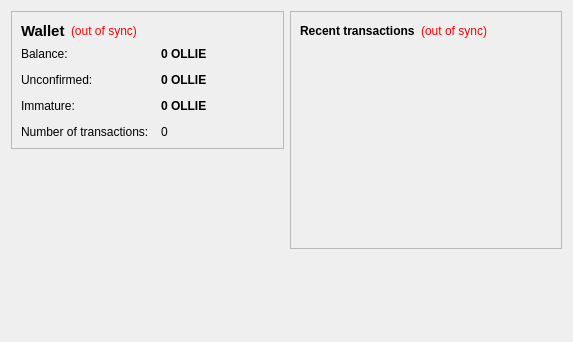
<?xml version="1.0" encoding="UTF-8"?>
<ui version="4.0">
 <class>OverviewPage</class>
 <widget class="QWidget" name="OverviewPage">
  <property name="geometry">
   <rect>
    <x>0</x>
    <y>0</y>
    <width>573</width>
    <height>342</height>
   </rect>
  </property>
  <property name="windowTitle">
   <string>Form</string>
  </property>
  <layout class="QHBoxLayout" name="horizontalLayout" stretch="1,1">
   <item>
    <layout class="QVBoxLayout" name="verticalLayout_2">
     <item>
      <widget class="QFrame" name="frame">
       <property name="frameShape">
        <enum>QFrame::StyledPanel</enum>
       </property>
       <property name="frameShadow">
        <enum>QFrame::Raised</enum>
       </property>
       <layout class="QVBoxLayout" name="verticalLayout_4">
        <item>
         <layout class="QHBoxLayout" name="horizontalLayout_4">
          <item>
           <widget class="QLabel" name="label_5">
            <property name="font">
             <font>
              <pointsize>11</pointsize>
              <weight>75</weight>
              <bold>true</bold>
             </font>
            </property>
            <property name="text">
             <string>Wallet</string>
            </property>
           </widget>
          </item>
          <item>
           <widget class="QLabel" name="labelWalletStatus">
            <property name="toolTip">
             <string>The displayed information may be out of date. Your wallet automatically synchronizes with the olliecoin network after a connection is established, but this process has not completed yet.</string>
            </property>
            <property name="styleSheet">
             <string notr="true">QLabel { color: red; }</string>
            </property>
            <property name="text">
             <string notr="true">(out of sync)</string>
            </property>
            <property name="alignment">
             <set>Qt::AlignLeading|Qt::AlignLeft|Qt::AlignVCenter</set>
            </property>
           </widget>
          </item>
          <item>
           <spacer name="horizontalSpacer_2">
            <property name="orientation">
             <enum>Qt::Horizontal</enum>
            </property>
            <property name="sizeHint" stdset="0">
             <size>
              <width>40</width>
              <height>20</height>
             </size>
            </property>
           </spacer>
          </item>
         </layout>
        </item>
        <item>
         <layout class="QFormLayout" name="formLayout_2">
          <property name="fieldGrowthPolicy">
           <enum>QFormLayout::AllNonFixedFieldsGrow</enum>
          </property>
          <property name="horizontalSpacing">
           <number>12</number>
          </property>
          <property name="verticalSpacing">
           <number>12</number>
          </property>
          <item row="0" column="0">
           <widget class="QLabel" name="label">
            <property name="text">
             <string>Balance:</string>
            </property>
           </widget>
          </item>
          <item row="0" column="1">
           <widget class="QLabel" name="labelBalance">
            <property name="font">
             <font>
              <weight>75</weight>
              <bold>true</bold>
             </font>
            </property>
            <property name="cursor">
             <cursorShape>IBeamCursor</cursorShape>
            </property>
            <property name="toolTip">
             <string>Your current balance</string>
            </property>
            <property name="text">
             <string notr="true">0 OLLIE</string>
            </property>
            <property name="textInteractionFlags">
             <set>Qt::LinksAccessibleByMouse|Qt::TextSelectableByKeyboard|Qt::TextSelectableByMouse</set>
            </property>
           </widget>
          </item>
          <item row="1" column="0">
           <widget class="QLabel" name="label_3">
            <property name="text">
             <string>Unconfirmed:</string>
            </property>
           </widget>
          </item>
          <item row="1" column="1">
           <widget class="QLabel" name="labelUnconfirmed">
            <property name="font">
             <font>
              <weight>75</weight>
              <bold>true</bold>
             </font>
            </property>
            <property name="cursor">
             <cursorShape>IBeamCursor</cursorShape>
            </property>
            <property name="toolTip">
             <string>Total of transactions that have yet to be confirmed, and do not yet count toward the current balance</string>
            </property>
            <property name="text">
             <string notr="true">0 OLLIE</string>
            </property>
            <property name="textInteractionFlags">
             <set>Qt::LinksAccessibleByMouse|Qt::TextSelectableByKeyboard|Qt::TextSelectableByMouse</set>
            </property>
           </widget>
          </item>
          <item row="3" column="0">
           <widget class="QLabel" name="label_2">
            <property name="text">
             <string>Number of transactions:</string>
            </property>
           </widget>
          </item>
          <item row="3" column="1">
           <widget class="QLabel" name="labelNumTransactions">
            <property name="toolTip">
             <string>Total number of transactions in wallet</string>
            </property>
            <property name="text">
             <string notr="true">0</string>
            </property>
           </widget>
          </item>
          <item row="2" column="0">
           <widget class="QLabel" name="labelImmatureText">
            <property name="text">
             <string>Immature:</string>
            </property>
           </widget>
          </item>
          <item row="2" column="1">
           <widget class="QLabel" name="labelImmature">
            <property name="font">
             <font>
              <weight>75</weight>
              <bold>true</bold>
             </font>
            </property>
            <property name="toolTip">
             <string>Mined balance that has not yet matured</string>
            </property>
            <property name="text">
             <string notr="true">0 OLLIE</string>
            </property>
            <property name="textInteractionFlags">
             <set>Qt::LinksAccessibleByMouse|Qt::TextSelectableByKeyboard|Qt::TextSelectableByMouse</set>
            </property>
           </widget>
          </item>
         </layout>
        </item>
       </layout>
      </widget>
     </item>
     <item>
      <spacer name="verticalSpacer">
       <property name="orientation">
        <enum>Qt::Vertical</enum>
       </property>
       <property name="sizeHint" stdset="0">
        <size>
         <width>20</width>
         <height>40</height>
        </size>
       </property>
      </spacer>
     </item>
    </layout>
   </item>
   <item>
    <layout class="QVBoxLayout" name="verticalLayout_3">
     <item>
      <widget class="QFrame" name="frame_2">
       <property name="frameShape">
        <enum>QFrame::StyledPanel</enum>
       </property>
       <property name="frameShadow">
        <enum>QFrame::Raised</enum>
       </property>
       <layout class="QVBoxLayout" name="verticalLayout">
        <item>
         <layout class="QHBoxLayout" name="horizontalLayout_2">
          <item>
           <widget class="QLabel" name="label_4">
            <property name="text">
             <string>&lt;b&gt;Recent transactions&lt;/b&gt;</string>
            </property>
           </widget>
          </item>
          <item>
           <widget class="QLabel" name="labelTransactionsStatus">
            <property name="toolTip">
             <string>The displayed information may be out of date. Your wallet automatically synchronizes with the olliecoin network after a connection is established, but this process has not completed yet.</string>
            </property>
            <property name="styleSheet">
             <string notr="true">QLabel { color: red; }</string>
            </property>
            <property name="text">
             <string notr="true">(out of sync)</string>
            </property>
            <property name="alignment">
             <set>Qt::AlignRight|Qt::AlignTrailing|Qt::AlignVCenter</set>
            </property>
           </widget>
          </item>
          <item>
           <spacer name="horizontalSpacer">
            <property name="orientation">
             <enum>Qt::Horizontal</enum>
            </property>
            <property name="sizeHint" stdset="0">
             <size>
              <width>40</width>
              <height>20</height>
             </size>
            </property>
           </spacer>
          </item>
         </layout>
        </item>
        <item>
         <widget class="QListView" name="listTransactions">
          <property name="styleSheet">
           <string notr="true">QListView { background: transparent; }</string>
          </property>
          <property name="frameShape">
           <enum>QFrame::NoFrame</enum>
          </property>
          <property name="verticalScrollBarPolicy">
           <enum>Qt::ScrollBarAlwaysOff</enum>
          </property>
          <property name="horizontalScrollBarPolicy">
           <enum>Qt::ScrollBarAlwaysOff</enum>
          </property>
          <property name="selectionMode">
           <enum>QAbstractItemView::NoSelection</enum>
          </property>
         </widget>
        </item>
       </layout>
      </widget>
     </item>
     <item>
      <spacer name="verticalSpacer_2">
       <property name="orientation">
        <enum>Qt::Vertical</enum>
       </property>
       <property name="sizeHint" stdset="0">
        <size>
         <width>20</width>
         <height>40</height>
        </size>
       </property>
      </spacer>
     </item>
    </layout>
   </item>
  </layout>
 </widget>
 <resources/>
 <connections/>
</ui>
